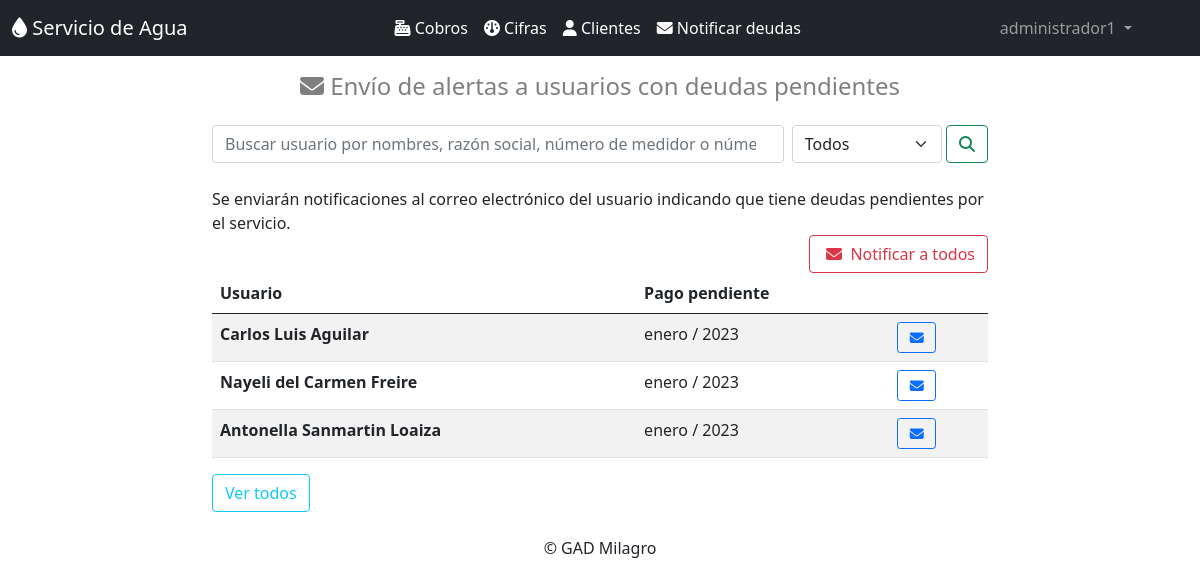
Page /notificaciones/ (signed in) on the earlier database version.
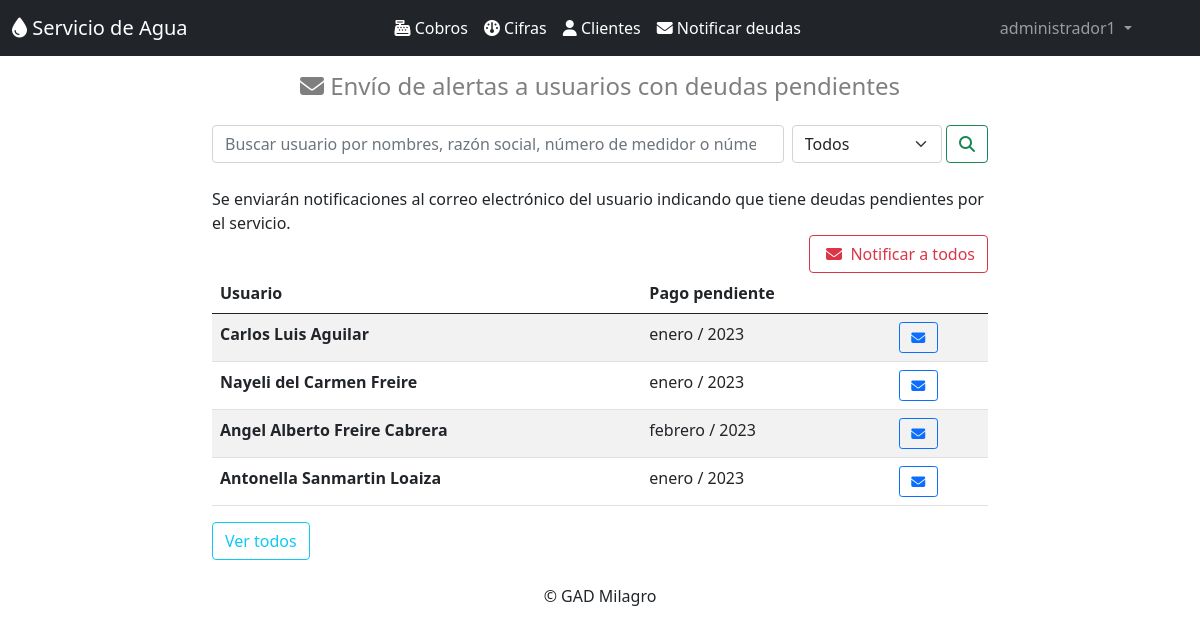
Same page on the later database version.
### clientes/models.py (models this page shows, shortened)
class Cliente(models.Model):
    nombres=models.CharField(max_length=50)
    apellidos=models.CharField(max_length=30,null=True, blank=True)
    detalle=models.CharField(max_length=30,null=True, blank=True)
    medidor=models.CharField(max_length=10, unique=True)
    cedula=models.CharField(max_length=15)
    email=models.EmailField()
    direccion=models.CharField(max_length=50,null=True, blank=True)
    celular=models.CharField(max_length=10,null=True, blank=True)
    deuda=models.CharField(max_length=1, choices=deuda, default='n',null=True, blank=True)
    ultima_cifra=models.CharField(max_length=30,default='null',null=True, blank=True)
    class Meta:
        db_table = 'cliente'
        verbose_name = 'Cliente'
        verbose_name_plural = 'clientes'
        ordering = ['apellidos']

### cifras/models.py (models this page shows, shortened)
class Cifras(models.Model):
    id_usuario=models.ForeignKey(Cliente, null=True, on_delete=models.CASCADE)
    mes=models.CharField(max_length=10)
    anio=models.CharField(max_length=4)
    cifra=models.IntegerField()
    id_valores=models.CharField(max_length=10)
    estado=models.CharField(max_length=1, choices=pagado, default='n')
    class Meta:
        db_table = 'cifra'
        verbose_name = 'Cifra'
        verbose_name_plural = 'cifras'
        ordering = ['id']

### notificaciones/views.py (the view)
# urls.py: path('notificaciones/',notificaciones),
def notificaciones(request,):
    busqueda = request.GET.get("buscar")
    filtro = request.GET.get("filtro")
    date = datetime.date.today()
    año = date.strftime("%Y")
    mes = date.strftime("%B")
    fecha = mes+año
    try:
        notificacion = Notificaciones.objects.all()
        clientes = Cliente.objects.filter(
                Q(deuda__icontains = 's')
            ).distinct()
    except:
        raise Http404
    try:
        if (str(filtro)=='1' or str(filtro)=='2') and busqueda:
            if str(filtro) == '1':
                clientes = Cliente.objects.filter(deuda = 's').filter(detalle = fecha).filter(
                    Q(nombres__icontains = busqueda) |
                    Q(apellidos__icontains = busqueda)|
                    Q(medidor__icontains = busqueda) |
                    Q(cedula__icontains = busqueda)
                ).distinct()
                messages.success(request, "Los resultados para la busqueda '"+busqueda+"' y el filtro 'Notificados' son:")
            if str(filtro) == '2':
                clientes = Cliente.objects.filter(deuda = 's').exclude(detalle__icontains = fecha).filter(
                        Q(nombres__icontains = busqueda) |
                        Q(apellidos__icontains = busqueda)|
                        Q(medidor__icontains = busqueda) |
                        Q(cedula__icontains = busqueda)
                    ).distinct()
                messages.success(request, "Los resultados para la busqueda '"+busqueda+"' y el filtro 'Sin notificar' son:")
        else:
            if filtro:
                if str(filtro) == '1':
                    clientes = Cliente.objects.filter(deuda = 's').filter(detalle = fecha).distinct()
                    messages.success(request, "Los usuarios que se han notificado son:")
                if str(filtro) == '2':
                    clientes = Cliente.objects.filter(deuda = 's').exclude(detalle__icontains = fecha).distinct()
                    messages.success(request, "Los usuarios por notificar son:")
            if busqueda:
                messages.success(request, " Los resultados encontrados para la busqueda '"+busqueda+"' son:")
                clientes = Cliente.objects.filter(deuda = 's').filter(
                    Q(nombres__icontains = busqueda) |
                    Q(apellidos__icontains = busqueda)|
                    Q(medidor__icontains = busqueda) |
                    Q(cedula__icontains = busqueda)
                ).distinct()
    except Cliente.DoesNotExist:
        raise Http404
    try:
        cifras = Cifras.objects.filter(
                Q(estado__icontains = 'n')
            ).distinct()
        notificart = ''
    except Cifras.DoesNotExist:
        raise Http404
    for c in clientes:#para desabilitar el boton enviar
        if c.detalle != fecha:
            notificart = notificart+str(c.detalle)
    return render(request, "notificaciones.html", {"clientes":clientes,"cifras":cifras, "fecha":fecha,"notificacion":notificacion,"notificart":notificart})

### templates/notificaciones.html (shortened to what this page needs)
{% extends "home.html" %}
{% block content %}
{% load i18n %}
    <div class="container mb-1 " style="max-width: 800px;">
        <h4 class="text-black-50 text-center py-3"><i class="fa-solid fa-envelope"></i> Envío de alertas a usuarios con deudas pendientes </h4>
    </div>
    <div class="container " style="max-width: 800px;">
        <form class="d-flex" method="GET">
            <input class="form-control me-2" type="search" placeholder="Buscar usuario por nombres, razón social, número de medidor o número de cédula" aria-label="Search" name="buscar" value="">
            <select name="filtro" style="max-width: 150px;" class="form-select" aria-label="Default select example">
                <option selected>Todos</option>
            </select>&nbsp;
            <button class="btn btn-outline-success" type="submit"><i class="fa-solid fa-magnifying-glass"></i></button>
        </form>
    </div>
    <div class="container py-4" style="max-width: 800px;">
        <div style="float:left">Se enviarán notificaciones al correo electrónico del usuario indicando que tiene deudas pendientes por el servicio.</div>
        {% if notificart == "" %}
            <div style="float:right"><button type="button" class="btn btn-outline-success" disabled>&nbsp;<i class="fa-solid fa-envelope-circle-check"></i>&nbsp; Notificaciones Enviadas</button></div>
        {% else %}
            <div style="float:right"><a class="btn btn-outline-danger" href="/notificartodos/">&nbsp;<i class="fa-solid fa-envelope"></i>&nbsp; Notificar a todos</a></div> <br>
        {% endif %}
        <table class="table table-responsive table-striped">
            <thead>
                <tr>
                    <th>Usuario</th>
                    <th>Pago pendiente</th>
                    <th></th>
                </tr>
            </thead>
            <tbody>
                {% for cliente in clientes %}
                <tr>
                  <th scope="row">{{ cliente.nombres }}{% if cliente.apellidos == None %}  {% else %} {{ cliente.apellidos }} {% endif %}</th>
                    <td>
                        {% for c in cifras %}
                            {% if cliente == c.id_usuario %}
                                {% filter slugify %}{% trans c.mes %}{% endfilter %} / {{ c.anio }}<br>
                            {% endif %}
                        {% endfor %}
                    </td>
                    <td>
                        {% if cliente.detalle == fecha %}
                            <button type="button" class="btn-sm btn-outline-success" disabled><i class="fa-solid fa-envelope-circle-check"></i></button>
                        {% else %}
                            <a class="btn btn-sm btn-outline-primary" href="/notificarusuario/{{cliente.id}}">&nbsp;<i class="fa-solid fa-envelope"></i>&nbsp;</a>
                        {% endif %}
                    </td>
                </tr>
                {% endfor %}
                </tbody>
        </table>
        <a class="btn btn-outline-info" href="/notificaciones">Ver todos</a> &nbsp;&nbsp;
    </div>
{% endblock %}

### templates/home.html (shortened to what this page needs)
<!doctype html>
<html lang="es">
    <head>
        <link href="https://cdn.jsdelivr.net/npm/bootstrap@5.0.2/dist/css/bootstrap.min.css" rel="stylesheet">
        <link href="https://cdnjs.cloudflare.com/ajax/libs/font-awesome/6.2.1/css/all.min.css" rel="stylesheet">
        {% load static %}
    </head>
    <body >
        {% if user.is_authenticated %}
            <nav class="navbar navbar-expand-lg navbar-dark bg-dark " >
                <div class="container-fluid">
                        <a class="navbar-brand" href="/">
                            <i class="fa-sharp fa-solid fa-droplet"></i> Servicio de Agua</a>
                    <div class="collapse navbar-collapse" id="navbarSupportedContent">
                        <ul class="navbar-nav ms-auto mb-2 mb-lg-0">
                            <li class="nav-item">
                                <a class="nav-item nav-link active" href="/cobros"><i class="fa-solid fa-cash-register"></i> Cobros</a>
                            </li>
                            <li class="nav-item ">
                                <a class="nav-item nav-link active" href="/cifras"><i class="fa-solid fa-gauge"></i> Cifras</a>
                            </li>
                            <li class="nav-item">
                                <a class="nav-item nav-link active" href="/clientes"><i class="fa-solid fa-user"></i> Clientes</a>
                            </li>
                            <li class="nav-item dropdown">
                                <a class="nav-item nav-link active" href="/notificaciones"><i class="fa-solid fa-envelope"></i> Notificar deudas</a>
                            </li>
                        </ul>
                        <ul class="navbar-nav ms-auto   mb-2 mb-lg-0">
                            <li class="nav-item dropdown">
                                <a class="nav-link dropdown-toggle" href="#" id="navbarDarkDropdownMenuLink" role="button" data-bs-toggle="dropdown" aria-expanded="false">
                                    {{ user }}
                                </a>
                            </li>
                        </ul>
                    </div>
                </div>
            </nav>
            {% block content %}{% endblock %}
        {% else %}
                            {% load static %}
        {% endif %}
        <p class="text-center">© GAD Milagro</p>
  </body>
</html>

Differences in the rows shown:
added Cliente: nombres "Angel Alberto", apellidos "Freire Cabrera"
added Cifras: mes "febrero", anio "2023", shown under "Angel Alberto"
